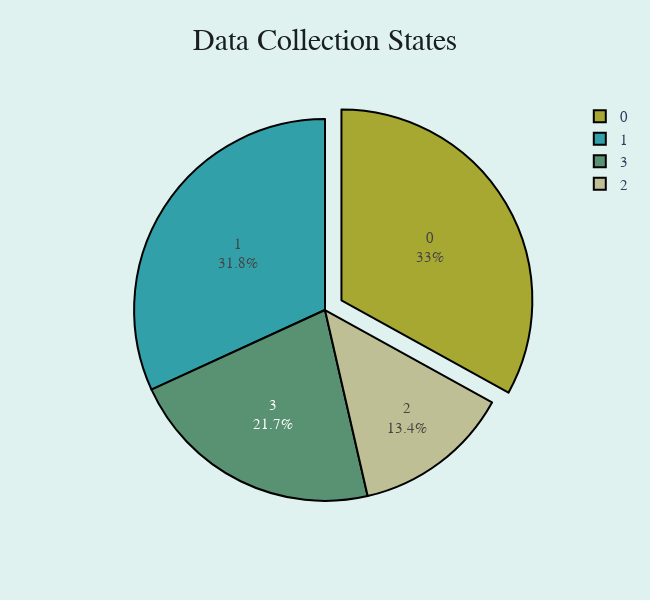

Source (notebook cell):
### Code cell
# Group by 'origin' and count occurrences
origin_count = heart['origin'].value_counts()

# Define colors
colors = ['#a6a832', '#32a0a8', '#599173', '#bfbf95']

# Create pie chart
fig = go.Figure(data=[go.Pie(
    labels=origin_count.index, 
    values=origin_count.values,
    pull=[0.1, 0, 0, 0],  # Slightly "explode" first slice
    textinfo='label+percent',
    marker=dict(colors=colors, line=dict(color='black', width=2))
)])

# Customize layout
fig.update_layout(
    paper_bgcolor='#dff2ef',
    plot_bgcolor='#dff2ef',
    title='Data Collection States',
    width=650, height=600,
    title_x=0.5, 
    title_font_family="Times New Roman", 
    title_font_color="#191e1f", 
    title_font_size=30,
    font_family="Times New Roman",
    font_size=15
)

# Show the plot
fig.show()

### Figure 1 — Plotly figure (JSON) as saved in the notebook; plotly's stock layout.template omitted (floating-point values rounded to 4 significant figures)
{"data": [{"labels": ["0", "1", "3", "2"], "marker": {"colors": ["#a6a832", "#32a0a8", "#599173", "#bfbf95"], "line": {"color": "black", "width": 2}}, "pull": [0.1, 0, 0, 0], "textinfo": "label+percent", "type": "pie", "values": [304, 293, 200, 123]}], "layout": {"font": {"family": "Times New Roman", "size": 15}, "height": 600, "paper_bgcolor": "#dff2ef", "plot_bgcolor": "#dff2ef", "title": {"font": {"color": "#191e1f", "family": "Times New Roman", "size": 30}, "text": "Data Collection States", "x": 0.5}, "width": 650}}
